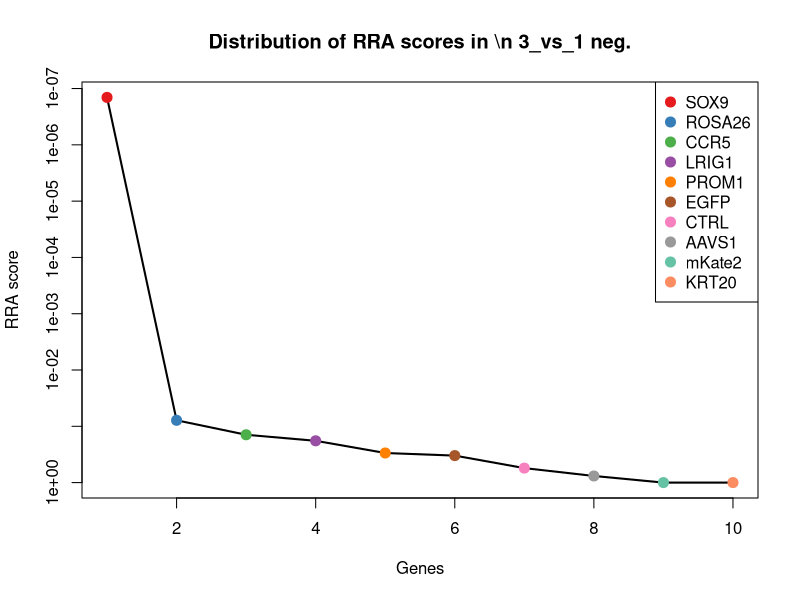
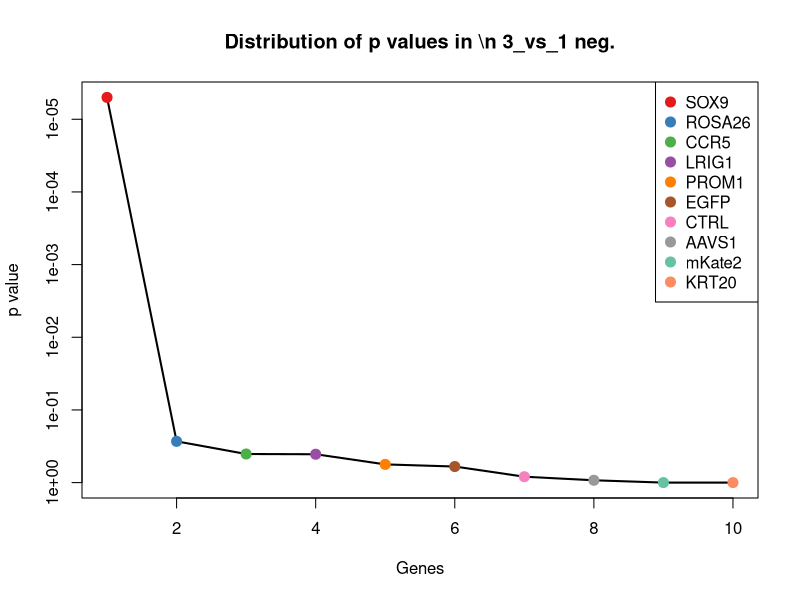
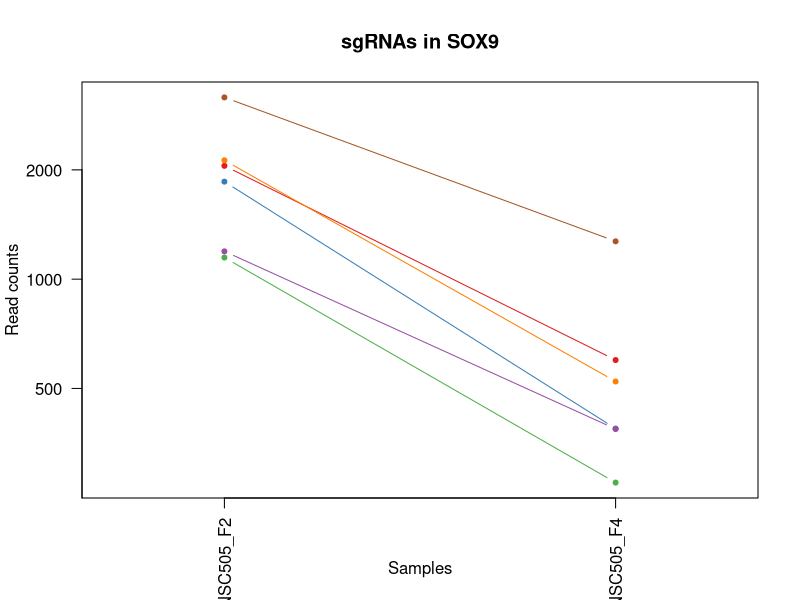
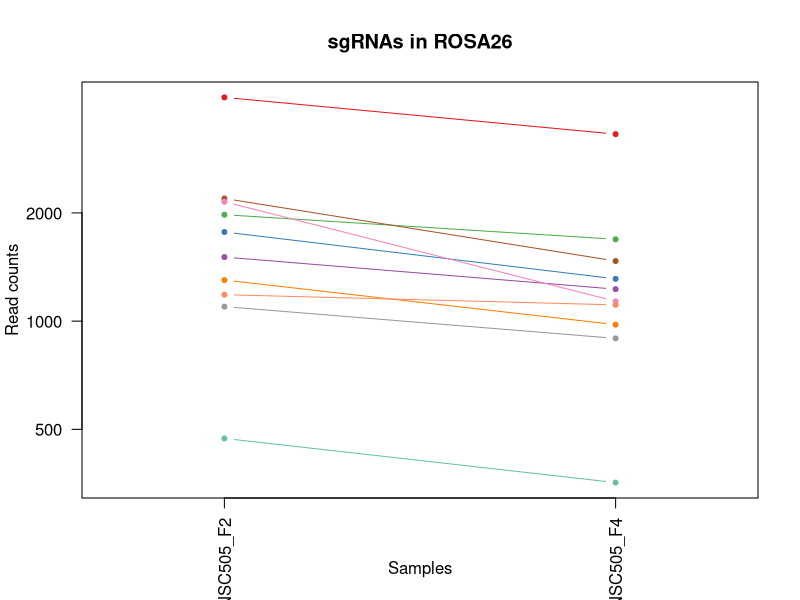
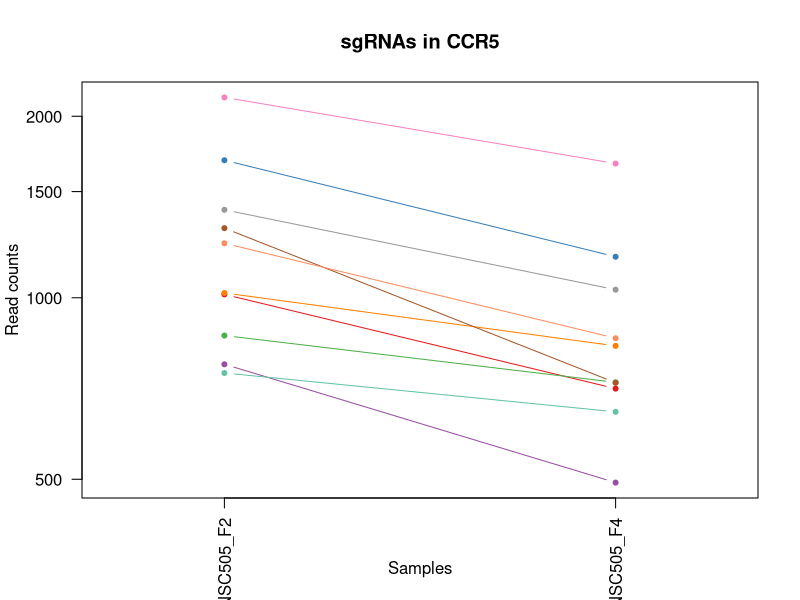
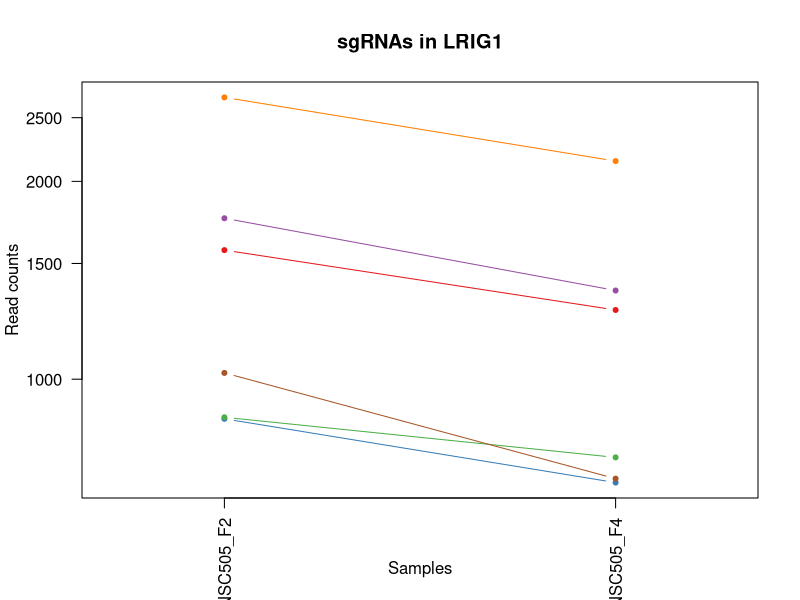
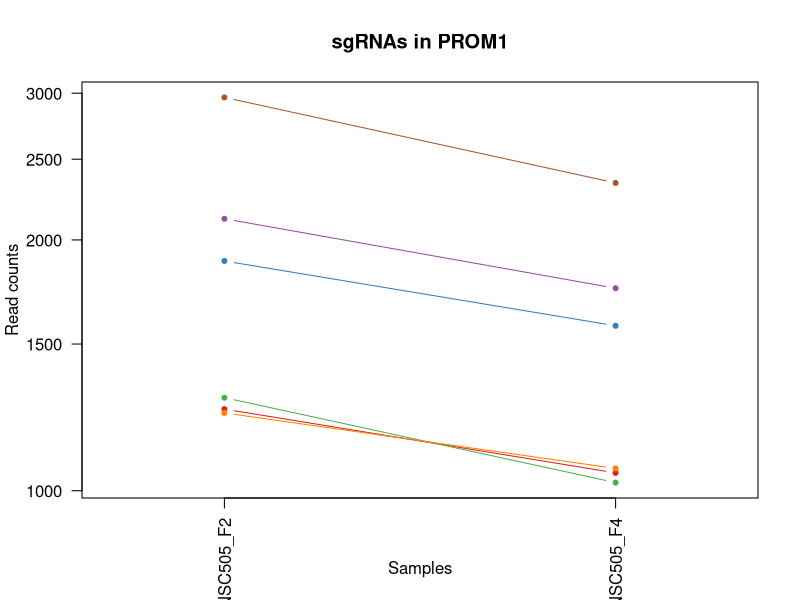
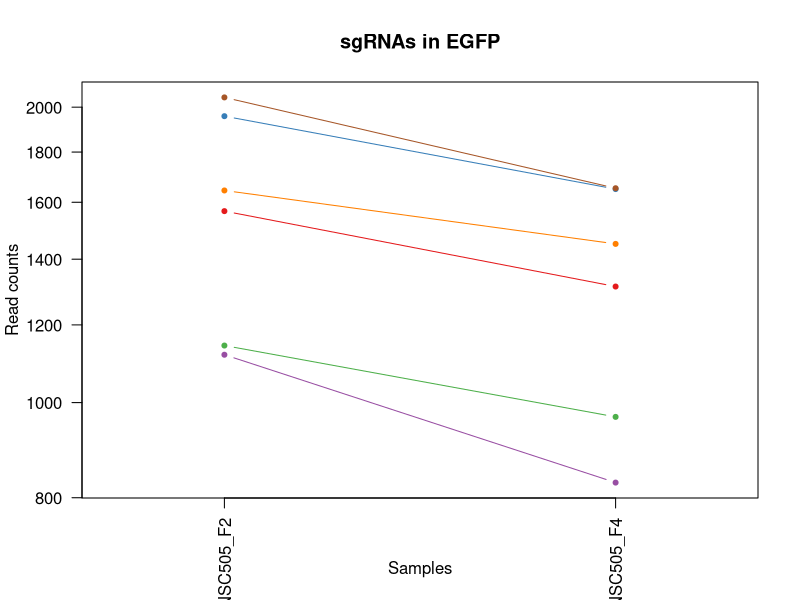

Write R code to recreate these figures, in order. (Note: this script raises an error after producing the figures.)
pdf(file='S5A_c1_t3.pdf',width=4.5,height=4.5);
gstable=read.table('S5A_c1_t3.gene_summary.txt',header=T)
# 
#
# parameters
# Do not modify the variables beginning with "__"

# gstablename='__GENE_SUMMARY_FILE__'
startindex=3
# outputfile='__OUTPUT_FILE__'
targetgenelist=c("SOX9","ROSA26","CCR5","LRIG1","PROM1","EGFP","CTRL","AAVS1","mKate2","KRT20")
# samplelabel=sub('.\\w+.\\w+$','',colnames(gstable)[startindex]);
samplelabel='3_vs_1 neg.'


# You need to write some codes in front of this code:
# gstable=read.table(gstablename,header=T)
# pdf(file=outputfile,width=6,height=6)


# set up color using RColorBrewer
#library(RColorBrewer)
#colors <- brewer.pal(length(targetgenelist), "Set1")

colors=c( "#E41A1C", "#377EB8", "#4DAF4A", "#984EA3", "#FF7F00",  "#A65628", "#F781BF",
          "#999999", "#66C2A5", "#FC8D62", "#8DA0CB", "#E78AC3", "#A6D854", "#FFD92F", "#E5C494", "#B3B3B3", 
          "#8DD3C7", "#FFFFB3", "#BEBADA", "#FB8072", "#80B1D3", "#FDB462", "#B3DE69", "#FCCDE5",
          "#D9D9D9", "#BC80BD", "#CCEBC5", "#FFED6F")

######
# function definition

plotrankedvalues<-function(val, tglist, ...){
  
  plot(val,log='y',ylim=c(max(val),min(val)),type='l',lwd=2, ...)
  if(length(tglist)>0){
    for(i in 1:length(tglist)){
      targetgene=tglist[i];
      tx=which(names(val)==targetgene);ty=val[targetgene];
      points(tx,ty,col=colors[(i %% length(colors)) ],cex=2,pch=20)
      # text(tx+50,ty,targetgene,col=colors[i])
    }
    legend('topright',tglist,pch=20,pt.cex = 2,cex=1,col=colors)
  }
}



plotrandvalues<-function(val,targetgenelist, ...){
  # choose the one with the best distance distribution
  
  mindiffvalue=0;
  randval=val;
  for(i in 1:20){
    randval0=sample(val)
    vindex=sort(which(names(randval0) %in% targetgenelist))
    if(max(vindex)>0.9*length(val)){
      # print('pass...')
      next;
    }
    mindiffind=min(diff(vindex));
    if (mindiffind > mindiffvalue){
      mindiffvalue=mindiffind;
      randval=randval0;
      # print(paste('Diff: ',mindiffvalue))
    }
  }
  plot(randval,log='y',ylim=c(max(randval),min(randval)),pch=20,col='grey', ...)
  
  if(length(targetgenelist)>0){
    for(i in 1:length(targetgenelist)){
      targetgene=targetgenelist[i];
      tx=which(names(randval)==targetgene);ty=randval[targetgene];
      points(tx,ty,col=colors[(i %% length(colors)) ],cex=2,pch=20)
      text(tx+50,ty,targetgene,col=colors[i])
    }
  }
  
}




# set.seed(1235)



pvec=gstable[,startindex]
names(pvec)=gstable[,'id']
pvec=sort(pvec);

plotrankedvalues(pvec,targetgenelist,xlab='Genes',ylab='RRA score',main=paste('Distribution of RRA scores in \\n',samplelabel))

# plotrandvalues(pvec,targetgenelist,xlab='Genes',ylab='RRA score',main=paste('Distribution of RRA scores in \\n',samplelabel))


pvec=gstable[,startindex+1]
names(pvec)=gstable[,'id']
pvec=sort(pvec);

plotrankedvalues(pvec,targetgenelist,xlab='Genes',ylab='p value',main=paste('Distribution of p values in \\n',samplelabel))

# plotrandvalues(pvec,targetgenelist,xlab='Genes',ylab='p value',main=paste('Distribution of p values in \\n',samplelabel))



# you need to write after this code:
# dev.off()






# parameters
# Do not modify the variables beginning with "__"
targetmat=list(c(2050.982001424254,597.6341879494173),c(1854.9805207211589,386.64147284899576),c(1145.9990881300587,274.18342672948177),c(1191.9515883905929,385.57044383833374),c(2124.1308793900025,521.5911281924126),c(3166.0334873380343,1270.2404066451772))
targetgene="SOX9"
collabel=c("S34_MNSC505_F2","S36_MNSC505_F4")

# set up color using RColorBrewer
#library(RColorBrewer)
#colors <- brewer.pal(length(targetgenelist), "Set1")

colors=c( "#E41A1C", "#377EB8", "#4DAF4A", "#984EA3", "#FF7F00",  "#A65628", "#F781BF",
          "#999999", "#66C2A5", "#FC8D62", "#8DA0CB", "#E78AC3", "#A6D854", "#FFD92F", "#E5C494", "#B3B3B3", 
          "#8DD3C7", "#FFFFB3", "#BEBADA", "#FB8072", "#80B1D3", "#FDB462", "#B3DE69", "#FCCDE5",
          "#D9D9D9", "#BC80BD", "#CCEBC5", "#FFED6F")


## code

targetmatvec=unlist(targetmat)+1
yrange=range(targetmatvec[targetmatvec>0]);
# yrange[1]=1; # set the minimum value to 1
for(i in 1:length(targetmat)){
  vali=targetmat[[i]]+1;
  if(i==1){
    plot(1:length(vali),vali,type='b',las=1,pch=20,main=paste('sgRNAs in',targetgene),ylab='Read counts',xlab='Samples',xlim=c(0.7,length(vali)+0.3),ylim = yrange,col=colors[(i %% length(colors))],xaxt='n',log='y')
    axis(1,at=1:length(vali),labels=(collabel),las=2)
    # lines(0:100,rep(1,101),col='black');
  }else{
    lines(1:length(vali),vali,type='b',pch=20,col=colors[(i %% length(colors))])
  }
}




# parameters
# Do not modify the variables beginning with "__"
targetmat=list(c(4190.117778858513,3311.6217009670218),c(1768.7023569666862,1309.8684800396727),c(1975.9575112029736,1687.9417208033722),c(1506.1166411922047,1226.3282172080337),c(1299.7992930836836,976.7784577237788),c(2192.590726716921,1468.3807736176543),c(2147.5760325841525,1134.2197222910984),c(1096.2953633584605,894.3092239028018),c(470.77867613853476,354.51060252913464),c(1183.5113332406988,1108.5150260352095))
targetgene="ROSA26"
collabel=c("S34_MNSC505_F2","S36_MNSC505_F4")

# set up color using RColorBrewer
#library(RColorBrewer)
#colors <- brewer.pal(length(targetgenelist), "Set1")

colors=c( "#E41A1C", "#377EB8", "#4DAF4A", "#984EA3", "#FF7F00",  "#A65628", "#F781BF",
          "#999999", "#66C2A5", "#FC8D62", "#8DA0CB", "#E78AC3", "#A6D854", "#FFD92F", "#E5C494", "#B3B3B3", 
          "#8DD3C7", "#FFFFB3", "#BEBADA", "#FB8072", "#80B1D3", "#FDB462", "#B3DE69", "#FCCDE5",
          "#D9D9D9", "#BC80BD", "#CCEBC5", "#FFED6F")


## code

targetmatvec=unlist(targetmat)+1
yrange=range(targetmatvec[targetmatvec>0]);
# yrange[1]=1; # set the minimum value to 1
for(i in 1:length(targetmat)){
  vali=targetmat[[i]]+1;
  if(i==1){
    plot(1:length(vali),vali,type='b',las=1,pch=20,main=paste('sgRNAs in',targetgene),ylab='Read counts',xlab='Samples',xlim=c(0.7,length(vali)+0.3),ylim = yrange,col=colors[(i %% length(colors))],xaxt='n',log='y')
    axis(1,at=1:length(vali),labels=(collabel),las=2)
    # lines(0:100,rep(1,101),col='black');
  }else{
    lines(1:length(vali),vali,type='b',pch=20,col=colors[(i %% length(colors))])
  }
}




# parameters
# Do not modify the variables beginning with "__"
targetmat=list(c(1011.89281185952,705.8081180262832),c(1689.926642234342,1168.4926506322836),c(864.6572498002571,722.9445821968758),c(774.6278615347205,492.67334490453754),c(1017.5196486261159,831.1185122737417),c(1303.5505175947476,721.8735531862137),c(2148.5138387119187,1668.6631986114555),c(1398.2689364991143,1030.3299082568808),c(749.3070960850383,645.830493429209),c(1230.4016396289992,855.7521795189684))
targetgene="CCR5"
collabel=c("S34_MNSC505_F2","S36_MNSC505_F4")

# set up color using RColorBrewer
#library(RColorBrewer)
#colors <- brewer.pal(length(targetgenelist), "Set1")

colors=c( "#E41A1C", "#377EB8", "#4DAF4A", "#984EA3", "#FF7F00",  "#A65628", "#F781BF",
          "#999999", "#66C2A5", "#FC8D62", "#8DA0CB", "#E78AC3", "#A6D854", "#FFD92F", "#E5C494", "#B3B3B3", 
          "#8DD3C7", "#FFFFB3", "#BEBADA", "#FB8072", "#80B1D3", "#FDB462", "#B3DE69", "#FCCDE5",
          "#D9D9D9", "#BC80BD", "#CCEBC5", "#FFED6F")


## code

targetmatvec=unlist(targetmat)+1
yrange=range(targetmatvec[targetmatvec>0]);
# yrange[1]=1; # set the minimum value to 1
for(i in 1:length(targetmat)){
  vali=targetmat[[i]]+1;
  if(i==1){
    plot(1:length(vali),vali,type='b',las=1,pch=20,main=paste('sgRNAs in',targetgene),ylab='Read counts',xlab='Samples',xlim=c(0.7,length(vali)+0.3),ylim = yrange,col=colors[(i %% length(colors))],xaxt='n',log='y')
    axis(1,at=1:length(vali),labels=(collabel),las=2)
    # lines(0:100,rep(1,101),col='black');
  }else{
    lines(1:length(vali),vali,type='b',pch=20,col=colors[(i %% length(colors))])
  }
}




# parameters
# Do not modify the variables beginning with "__"
targetmat=list(c(1570.825264008059,1273.4534936771634),c(869.3462804390871,695.0978279196628),c(874.0353110779171,759.359568559385),c(1756.5108773057282,1363.4199305727745),c(2683.0633315385417,2146.3421373667243),c(1021.2708731371799,704.7370890156211))
targetgene="LRIG1"
collabel=c("S34_MNSC505_F2","S36_MNSC505_F4")

# set up color using RColorBrewer
#library(RColorBrewer)
#colors <- brewer.pal(length(targetgenelist), "Set1")

colors=c( "#E41A1C", "#377EB8", "#4DAF4A", "#984EA3", "#FF7F00",  "#A65628", "#F781BF",
          "#999999", "#66C2A5", "#FC8D62", "#8DA0CB", "#E78AC3", "#A6D854", "#FFD92F", "#E5C494", "#B3B3B3", 
          "#8DD3C7", "#FFFFB3", "#BEBADA", "#FB8072", "#80B1D3", "#FDB462", "#B3DE69", "#FCCDE5",
          "#D9D9D9", "#BC80BD", "#CCEBC5", "#FFED6F")


## code

targetmatvec=unlist(targetmat)+1
yrange=range(targetmatvec[targetmatvec>0]);
# yrange[1]=1; # set the minimum value to 1
for(i in 1:length(targetmat)){
  vali=targetmat[[i]]+1;
  if(i==1){
    plot(1:length(vali),vali,type='b',las=1,pch=20,main=paste('sgRNAs in',targetgene),ylab='Read counts',xlab='Samples',xlim=c(0.7,length(vali)+0.3),ylim = yrange,col=colors[(i %% length(colors))],xaxt='n',log='y')
    axis(1,at=1:length(vali),labels=(collabel),las=2)
    # lines(0:100,rep(1,101),col='black');
  }else{
    lines(1:length(vali),vali,type='b',pch=20,col=colors[(i %% length(colors))])
  }
}




# parameters
# Do not modify the variables beginning with "__"
targetmat=list(c(1251.9711805676172,1049.6084304487974),c(1885.928122937437,1576.5547036945202),c(1292.2968440615555,1021.7616761715844),c(2119.4418487511725,1748.9903744111084),c(1238.8418947788932,1062.4607785767419),c(2964.4051698683434,2340.1983882965533))
targetgene="PROM1"
collabel=c("S34_MNSC505_F2","S36_MNSC505_F4")

# set up color using RColorBrewer
#library(RColorBrewer)
#colors <- brewer.pal(length(targetgenelist), "Set1")

colors=c( "#E41A1C", "#377EB8", "#4DAF4A", "#984EA3", "#FF7F00",  "#A65628", "#F781BF",
          "#999999", "#66C2A5", "#FC8D62", "#8DA0CB", "#E78AC3", "#A6D854", "#FFD92F", "#E5C494", "#B3B3B3", 
          "#8DD3C7", "#FFFFB3", "#BEBADA", "#FB8072", "#80B1D3", "#FDB462", "#B3DE69", "#FCCDE5",
          "#D9D9D9", "#BC80BD", "#CCEBC5", "#FFED6F")


## code

targetmatvec=unlist(targetmat)+1
yrange=range(targetmatvec[targetmatvec>0]);
# yrange[1]=1; # set the minimum value to 1
for(i in 1:length(targetmat)){
  vali=targetmat[[i]]+1;
  if(i==1){
    plot(1:length(vali),vali,type='b',las=1,pch=20,main=paste('sgRNAs in',targetgene),ylab='Read counts',xlab='Samples',xlim=c(0.7,length(vali)+0.3),ylim = yrange,col=colors[(i %% length(colors))],xaxt='n',log='y')
    axis(1,at=1:length(vali),labels=(collabel),las=2)
    # lines(0:100,rep(1,101),col='black');
  }else{
    lines(1:length(vali),vali,type='b',pch=20,col=colors[(i %% length(colors))])
  }
}




# parameters
# Do not modify the variables beginning with "__"
targetmat=list(c(1566.136233369229,1312.0105380609966),c(1957.2013886476534,1649.3846764195387),c(1142.2478636189946,966.0681676171585),c(1117.8649042970785,827.9054252417554),c(1643.9741419738075,1450.1732804363996),c(2045.355164657658,1652.5977634515248))
targetgene="EGFP"
collabel=c("S34_MNSC505_F2","S36_MNSC505_F4")

# set up color using RColorBrewer
#library(RColorBrewer)
#colors <- brewer.pal(length(targetgenelist), "Set1")

colors=c( "#E41A1C", "#377EB8", "#4DAF4A", "#984EA3", "#FF7F00",  "#A65628", "#F781BF",
          "#999999", "#66C2A5", "#FC8D62", "#8DA0CB", "#E78AC3", "#A6D854", "#FFD92F", "#E5C494", "#B3B3B3", 
          "#8DD3C7", "#FFFFB3", "#BEBADA", "#FB8072", "#80B1D3", "#FDB462", "#B3DE69", "#FCCDE5",
          "#D9D9D9", "#BC80BD", "#CCEBC5", "#FFED6F")


## code

targetmatvec=unlist(targetmat)+1
yrange=range(targetmatvec[targetmatvec>0]);
# yrange[1]=1; # set the minimum value to 1
for(i in 1:length(targetmat)){
  vali=targetmat[[i]]+1;
  if(i==1){
    plot(1:length(vali),vali,type='b',las=1,pch=20,main=paste('sgRNAs in',targetgene),ylab='Read counts',xlab='Samples',xlim=c(0.7,length(vali)+0.3),ylim = yrange,col=colors[(i %% length(colors))],xaxt='n',log='y')
    axis(1,at=1:length(vali),labels=(collabel),las=2)
    # lines(0:100,rep(1,101),col='black');
  }else{
    lines(1:length(vali),vali,type='b',pch=20,col=colors[(i %% length(colors))])
  }
}




# parameters
# Do not modify the variables beginning with "__"
targetmat=list(c(1156.3149555354848,948.9317034465658),c(1136.6210268523987,820.4082221671213),c(3573.041346788481,2928.1933151500125),c(636.7703607531178,478.74996776593105),c(1208.8320986903811,958.5709645425242),c(2268.5530230659674,1700.7940689313166),c(1333.56031368326,1064.602836598066),c(1268.8516908674053,1049.6084304487974),c(1126.3051594469725,932.8662682866352),c(1743.3815915170042,1623.6799801636498))
targetgene="CTRL"
collabel=c("S34_MNSC505_F2","S36_MNSC505_F4")

# set up color using RColorBrewer
#library(RColorBrewer)
#colors <- brewer.pal(length(targetgenelist), "Set1")

colors=c( "#E41A1C", "#377EB8", "#4DAF4A", "#984EA3", "#FF7F00",  "#A65628", "#F781BF",
          "#999999", "#66C2A5", "#FC8D62", "#8DA0CB", "#E78AC3", "#A6D854", "#FFD92F", "#E5C494", "#B3B3B3", 
          "#8DD3C7", "#FFFFB3", "#BEBADA", "#FB8072", "#80B1D3", "#FDB462", "#B3DE69", "#FCCDE5",
          "#D9D9D9", "#BC80BD", "#CCEBC5", "#FFED6F")


## code

targetmatvec=unlist(targetmat)+1
yrange=range(targetmatvec[targetmatvec>0]);
# yrange[1]=1; # set the minimum value to 1
for(i in 1:length(targetmat)){
  vali=targetmat[[i]]+1;
  if(i==1){
    plot(1:length(vali),vali,type='b',las=1,pch=20,main=paste('sgRNAs in',targetgene),ylab='Read counts',xlab='Samples',xlim=c(0.7,length(vali)+0.3),ylim = yrange,col=colors[(i %% length(colors))],xaxt='n',log='y')
    axis(1,at=1:length(vali),labels=(collabel),las=2)
    # lines(0:100,rep(1,101),col='black');
  }else{
    lines(1:length(vali),vali,type='b',pch=20,col=colors[(i %% length(colors))])
  }
}




# parameters
# Do not modify the variables beginning with "__"
targetmat=list(c(1554.882559836037,1308.7974510290105),c(1358.881079132942,1112.7991420778576),c(1174.1332719630389,810.7689610711628),c(720.2351061242922,534.443476320357),c(1234.1528641400632,901.8064269774361),c(491.41041094938686,408.06205306223654),c(965.0025054712196,679.0323927597321),c(1881.239092298607,1330.2180312422513),c(539.2385234654531,453.04527151004214),c(638.6459730086498,507.66775105380606))
targetgene="AAVS1"
collabel=c("S34_MNSC505_F2","S36_MNSC505_F4")

# set up color using RColorBrewer
#library(RColorBrewer)
#colors <- brewer.pal(length(targetgenelist), "Set1")

colors=c( "#E41A1C", "#377EB8", "#4DAF4A", "#984EA3", "#FF7F00",  "#A65628", "#F781BF",
          "#999999", "#66C2A5", "#FC8D62", "#8DA0CB", "#E78AC3", "#A6D854", "#FFD92F", "#E5C494", "#B3B3B3", 
          "#8DD3C7", "#FFFFB3", "#BEBADA", "#FB8072", "#80B1D3", "#FDB462", "#B3DE69", "#FCCDE5",
          "#D9D9D9", "#BC80BD", "#CCEBC5", "#FFED6F")


## code

targetmatvec=unlist(targetmat)+1
yrange=range(targetmatvec[targetmatvec>0]);
# yrange[1]=1; # set the minimum value to 1
for(i in 1:length(targetmat)){
  vali=targetmat[[i]]+1;
  if(i==1){
    plot(1:length(vali),vali,type='b',las=1,pch=20,main=paste('sgRNAs in',targetgene),ylab='Read counts',xlab='Samples',xlim=c(0.7,length(vali)+0.3),ylim = yrange,col=colors[(i %% length(colors))],xaxt='n',log='y')
    axis(1,at=1:length(vali),labels=(collabel),las=2)
    # lines(0:100,rep(1,101),col='black');
  }else{
    lines(1:length(vali),vali,type='b',pch=20,col=colors[(i %% length(colors))])
  }
}




# parameters
# Do not modify the variables beginning with "__"
targetmat=list(c(751.1827083405703,2726.839861145549),c(843.0877088616389,3180.956161666253),c(824.3315863063189,3046.0065063228367),c(834.6474537117449,1748.9903744111084),c(715.5460754854622,2603.671524919415),c(1268.8516908674053,4444.770394247458))
targetgene="mKate2"
collabel=c("S34_MNSC505_F2","S36_MNSC505_F4")

# set up color using RColorBrewer
#library(RColorBrewer)
#colors <- brewer.pal(length(targetgenelist), "Set1")

colors=c( "#E41A1C", "#377EB8", "#4DAF4A", "#984EA3", "#FF7F00",  "#A65628", "#F781BF",
          "#999999", "#66C2A5", "#FC8D62", "#8DA0CB", "#E78AC3", "#A6D854", "#FFD92F", "#E5C494", "#B3B3B3", 
          "#8DD3C7", "#FFFFB3", "#BEBADA", "#FB8072", "#80B1D3", "#FDB462", "#B3DE69", "#FCCDE5",
          "#D9D9D9", "#BC80BD", "#CCEBC5", "#FFED6F")


## code

targetmatvec=unlist(targetmat)+1
yrange=range(targetmatvec[targetmatvec>0]);
# yrange[1]=1; # set the minimum value to 1
for(i in 1:length(targetmat)){
  vali=targetmat[[i]]+1;
  if(i==1){
    plot(1:length(vali),vali,type='b',las=1,pch=20,main=paste('sgRNAs in',targetgene),ylab='Read counts',xlab='Samples',xlim=c(0.7,length(vali)+0.3),ylim = yrange,col=colors[(i %% length(colors))],xaxt='n',log='y')
    axis(1,at=1:length(vali),labels=(collabel),las=2)
    # lines(0:100,rep(1,101),col='black');
  }else{
    lines(1:length(vali),vali,type='b',pch=20,col=colors[(i %% length(colors))])
  }
}




# parameters
# Do not modify the variables beginning with "__"
targetmat=list(c(901.2316887831313,2932.4774311926603),c(1230.4016396289992,4213.428127944458),c(1170.3820474519748,3566.526605504587),c(556.1190337652413,1735.0669972725018),c(1599.8972539688054,5444.04046119514),c(725.8619428908883,2438.733057277461))
targetgene="KRT20"
collabel=c("S34_MNSC505_F2","S36_MNSC505_F4")

# set up color using RColorBrewer
#library(RColorBrewer)
#colors <- brewer.pal(length(targetgenelist), "Set1")

colors=c( "#E41A1C", "#377EB8", "#4DAF4A", "#984EA3", "#FF7F00",  "#A65628", "#F781BF",
          "#999999", "#66C2A5", "#FC8D62", "#8DA0CB", "#E78AC3", "#A6D854", "#FFD92F", "#E5C494", "#B3B3B3", 
          "#8DD3C7", "#FFFFB3", "#BEBADA", "#FB8072", "#80B1D3", "#FDB462", "#B3DE69", "#FCCDE5",
          "#D9D9D9", "#BC80BD", "#CCEBC5", "#FFED6F")


## code

targetmatvec=unlist(targetmat)+1
yrange=range(targetmatvec[targetmatvec>0]);
# yrange[1]=1; # set the minimum value to 1
for(i in 1:length(targetmat)){
  vali=targetmat[[i]]+1;
  if(i==1){
    plot(1:length(vali),vali,type='b',las=1,pch=20,main=paste('sgRNAs in',targetgene),ylab='Read counts',xlab='Samples',xlim=c(0.7,length(vali)+0.3),ylim = yrange,col=colors[(i %% length(colors))],xaxt='n',log='y')
    axis(1,at=1:length(vali),labels=(collabel),las=2)
    # lines(0:100,rep(1,101),col='black');
  }else{
    lines(1:length(vali),vali,type='b',pch=20,col=colors[(i %% length(colors))])
  }
}



# 
#
# parameters
# Do not modify the variables beginning with "__"

# gstablename='__GENE_SUMMARY_FILE__'
startindex=9
# outputfile='__OUTPUT_FILE__'
targetgenelist=c("mKate2","KRT20","LRIG1","AAVS1","ROSA26","CCR5","EGFP","PROM1","CTRL","SOX9")
# samplelabel=sub('.\\w+.\\w+$','',colnames(gstable)[startindex]);
samplelabel='3_vs_1 pos.'


# You need to write some codes in front of this code:
# gstable=read.table(gstablename,header=T)
# pdf(file=outputfile,width=6,height=6)


# set up color using RColorBrewer
#library(RColorBrewer)
#colors <- brewer.pal(length(targetgenelist), "Set1")

colors=c( "#E41A1C", "#377EB8", "#4DAF4A", "#984EA3", "#FF7F00",  "#A65628", "#F781BF",
          "#999999", "#66C2A5", "#FC8D62", "#8DA0CB", "#E78AC3", "#A6D854", "#FFD92F", "#E5C494", "#B3B3B3", 
          "#8DD3C7", "#FFFFB3", "#BEBADA", "#FB8072", "#80B1D3", "#FDB462", "#B3DE69", "#FCCDE5",
          "#D9D9D9", "#BC80BD", "#CCEBC5", "#FFED6F")

######
# function definition

plotrankedvalues<-function(val, tglist, ...){
  
  plot(val,log='y',ylim=c(max(val),min(val)),type='l',lwd=2, ...)
  if(length(tglist)>0){
    for(i in 1:length(tglist)){
      targetgene=tglist[i];
      tx=which(names(val)==targetgene);ty=val[targetgene];
      points(tx,ty,col=colors[(i %% length(colors)) ],cex=2,pch=20)
      # text(tx+50,ty,targetgene,col=colors[i])
    }
    legend('topright',tglist,pch=20,pt.cex = 2,cex=1,col=colors)
  }
}



plotrandvalues<-function(val,targetgenelist, ...){
  # choose the one with the best distance distribution
  
  mindiffvalue=0;
  randval=val;
  for(i in 1:20){
    randval0=sample(val)
    vindex=sort(which(names(randval0) %in% targetgenelist))
    if(max(vindex)>0.9*length(val)){
      # print('pass...')
      next;
    }
    mindiffind=min(diff(vindex));
    if (mindiffind > mindiffvalue){
      mindiffvalue=mindiffind;
      randval=randval0;
      # print(paste('Diff: ',mindiffvalue))
    }
  }
  plot(randval,log='y',ylim=c(max(randval),min(randval)),pch=20,col='grey', ...)
  
  if(length(targetgenelist)>0){
    for(i in 1:length(targetgenelist)){
      targetgene=targetgenelist[i];
      tx=which(names(randval)==targetgene);ty=randval[targetgene];
      points(tx,ty,col=colors[(i %% length(colors)) ],cex=2,pch=20)
      text(tx+50,ty,targetgene,col=colors[i])
    }
  }
  
}




# set.seed(1235)



pvec=gstable[,startindex]
names(pvec)=gstable[,'id']
pvec=sort(pvec);

plotrankedvalues(pvec,targetgenelist,xlab='Genes',ylab='RRA score',main=paste('Distribution of RRA scores in \\n',samplelabel))

# plotrandvalues(pvec,targetgenelist,xlab='Genes',ylab='RRA score',main=paste('Distribution of RRA scores in \\n',samplelabel))


pvec=gstable[,startindex+1]
names(pvec)=gstable[,'id']
pvec=sort(pvec);

plotrankedvalues(pvec,targetgenelist,xlab='Genes',ylab='p value',main=paste('Distribution of p values in \\n',samplelabel))

# plotrandvalues(pvec,targetgenelist,xlab='Genes',ylab='p value',main=paste('Distribution of p values in \\n',samplelabel))



# you need to write after this code:
# dev.off()






# parameters
# Do not modify the variables beginning with "__"
targetmat=list(c(751.1827083405703,2726.839861145549),c(843.0877088616389,3180.956161666253),c(824.3315863063189,3046.0065063228367),c(834.6474537117449,1748.9903744111084),c(715.5460754854622,2603.671524919415),c(1268.8516908674053,4444.770394247458))
targetgene="mKate2"
collabel=c("S34_MNSC505_F2","S36_MNSC505_F4")

# set up color using RColorBrewer
#library(RColorBrewer)
#colors <- brewer.pal(length(targetgenelist), "Set1")

colors=c( "#E41A1C", "#377EB8", "#4DAF4A", "#984EA3", "#FF7F00",  "#A65628", "#F781BF",
          "#999999", "#66C2A5", "#FC8D62", "#8DA0CB", "#E78AC3", "#A6D854", "#FFD92F", "#E5C494", "#B3B3B3", 
          "#8DD3C7", "#FFFFB3", "#BEBADA", "#FB8072", "#80B1D3", "#FDB462", "#B3DE69", "#FCCDE5",
          "#D9D9D9", "#BC80BD", "#CCEBC5", "#FFED6F")


## code

targetmatvec=unlist(targetmat)+1
yrange=range(targetmatvec[targetmatvec>0]);
# yrange[1]=1; # set the minimum value to 1
for(i in 1:length(targetmat)){
  vali=targetmat[[i]]+1;
  if(i==1){
    plot(1:length(vali),vali,type='b',las=1,pch=20,main=paste('sgRNAs in',targetgene),ylab='Read counts',xlab='Samples',xlim=c(0.7,length(vali)+0.3),ylim = yrange,col=colors[(i %% length(colors))],xaxt='n',log='y')
    axis(1,at=1:length(vali),labels=(collabel),las=2)
    # lines(0:100,rep(1,101),col='black');
  }else{
    lines(1:length(vali),vali,type='b',pch=20,col=colors[(i %% length(colors))])
  }
}




# parameters
# Do not modify the variables beginning with "__"
targetmat=list(c(901.2316887831313,2932.4774311926603),c(1230.4016396289992,4213.428127944458),c(1170.3820474519748,3566.526605504587),c(556.1190337652413,1735.0669972725018),c(1599.8972539688054,5444.04046119514),c(725.8619428908883,2438.733057277461))
targetgene="KRT20"
collabel=c("S34_MNSC505_F2","S36_MNSC505_F4")

# set up color using RColorBrewer
#library(RColorBrewer)
#colors <- brewer.pal(length(targetgenelist), "Set1")

colors=c( "#E41A1C", "#377EB8", "#4DAF4A", "#984EA3", "#FF7F00",  "#A65628", "#F781BF",
          "#999999", "#66C2A5", "#FC8D62", "#8DA0CB", "#E78AC3", "#A6D854", "#FFD92F", "#E5C494", "#B3B3B3", 
          "#8DD3C7", "#FFFFB3", "#BEBADA", "#FB8072", "#80B1D3", "#FDB462", "#B3DE69", "#FCCDE5",
          "#D9D9D9", "#BC80BD", "#CCEBC5", "#FFED6F")


## code

targetmatvec=unlist(targetmat)+1
yrange=range(targetmatvec[targetmatvec>0]);
# yrange[1]=1; # set the minimum value to 1
for(i in 1:length(targetmat)){
  vali=targetmat[[i]]+1;
  if(i==1){
    plot(1:length(vali),vali,type='b',las=1,pch=20,main=paste('sgRNAs in',targetgene),ylab='Read counts',xlab='Samples',xlim=c(0.7,length(vali)+0.3),ylim = yrange,col=colors[(i %% length(colors))],xaxt='n',log='y')
    axis(1,at=1:length(vali),labels=(collabel),las=2)
    # lines(0:100,rep(1,101),col='black');
  }else{
    lines(1:length(vali),vali,type='b',pch=20,col=colors[(i %% length(colors))])
  }
}




# parameters
# Do not modify the variables beginning with "__"
targetmat=list(c(1570.825264008059,1273.4534936771634),c(869.3462804390871,695.0978279196628),c(874.0353110779171,759.359568559385),c(1756.5108773057282,1363.4199305727745),c(2683.0633315385417,2146.3421373667243),c(1021.2708731371799,704.7370890156211))
targetgene="LRIG1"
collabel=c("S34_MNSC505_F2","S36_MNSC505_F4")

# set up color using RColorBrewer
#library(RColorBrewer)
#colors <- brewer.pal(length(targetgenelist), "Set1")

colors=c( "#E41A1C", "#377EB8", "#4DAF4A", "#984EA3", "#FF7F00",  "#A65628", "#F781BF",
          "#999999", "#66C2A5", "#FC8D62", "#8DA0CB", "#E78AC3", "#A6D854", "#FFD92F", "#E5C494", "#B3B3B3", 
          "#8DD3C7", "#FFFFB3", "#BEBADA", "#FB8072", "#80B1D3", "#FDB462", "#B3DE69", "#FCCDE5",
          "#D9D9D9", "#BC80BD", "#CCEBC5", "#FFED6F")


## code

targetmatvec=unlist(targetmat)+1
yrange=range(targetmatvec[targetmatvec>0]);
# yrange[1]=1; # set the minimum value to 1
for(i in 1:length(targetmat)){
  vali=targetmat[[i]]+1;
  if(i==1){
    plot(1:length(vali),vali,type='b',las=1,pch=20,main=paste('sgRNAs in',targetgene),ylab='Read counts',xlab='Samples',xlim=c(0.7,length(vali)+0.3),ylim = yrange,col=colors[(i %% length(colors))],xaxt='n',log='y')
    axis(1,at=1:length(vali),labels=(collabel),las=2)
    # lines(0:100,rep(1,101),col='black');
  }else{
    lines(1:length(vali),vali,type='b',pch=20,col=colors[(i %% length(colors))])
  }
}




# parameters
# Do not modify the variables beginning with "__"
targetmat=list(c(1554.882559836037,1308.7974510290105),c(1358.881079132942,1112.7991420778576),c(1174.1332719630389,810.7689610711628),c(720.2351061242922,534.443476320357),c(1234.1528641400632,901.8064269774361),c(491.41041094938686,408.06205306223654),c(965.0025054712196,679.0323927597321),c(1881.239092298607,1330.2180312422513),c(539.2385234654531,453.04527151004214),c(638.6459730086498,507.66775105380606))
targetgene="AAVS1"
collabel=c("S34_MNSC505_F2","S36_MNSC505_F4")

# set up color using RColorBrewer
#library(RColorBrewer)
#colors <- brewer.pal(length(targetgenelist), "Set1")

colors=c( "#E41A1C", "#377EB8", "#4DAF4A", "#984EA3", "#FF7F00",  "#A65628", "#F781BF",
          "#999999", "#66C2A5", "#FC8D62", "#8DA0CB", "#E78AC3", "#A6D854", "#FFD92F", "#E5C494", "#B3B3B3", 
          "#8DD3C7", "#FFFFB3", "#BEBADA", "#FB8072", "#80B1D3", "#FDB462", "#B3DE69", "#FCCDE5",
          "#D9D9D9", "#BC80BD", "#CCEBC5", "#FFED6F")


## code

targetmatvec=unlist(targetmat)+1
yrange=range(targetmatvec[targetmatvec>0]);
# yrange[1]=1; # set the minimum value to 1
for(i in 1:length(targetmat)){
  vali=targetmat[[i]]+1;
  if(i==1){
    plot(1:length(vali),vali,type='b',las=1,pch=20,main=paste('sgRNAs in',targetgene),ylab='Read counts',xlab='Samples',xlim=c(0.7,length(vali)+0.3),ylim = yrange,col=colors[(i %% length(colors))],xaxt='n',log='y')
    axis(1,at=1:length(vali),labels=(collabel),las=2)
    # lines(0:100,rep(1,101),col='black');
  }else{
    lines(1:length(vali),vali,type='b',pch=20,col=colors[(i %% length(colors))])
  }
}




# parameters
# Do not modify the variables beginning with "__"
targetmat=list(c(4190.117778858513,3311.6217009670218),c(1768.7023569666862,1309.8684800396727),c(1975.9575112029736,1687.9417208033722),c(1506.1166411922047,1226.3282172080337),c(1299.7992930836836,976.7784577237788),c(2192.590726716921,1468.3807736176543),c(2147.5760325841525,1134.2197222910984),c(1096.2953633584605,894.3092239028018),c(470.77867613853476,354.51060252913464),c(1183.5113332406988,1108.5150260352095))
targetgene="ROSA26"
collabel=c("S34_MNSC505_F2","S36_MNSC505_F4")

# set up color using RColorBrewer
#library(RColorBrewer)
#colors <- brewer.pal(length(targetgenelist), "Set1")

colors=c( "#E41A1C", "#377EB8", "#4DAF4A", "#984EA3", "#FF7F00",  "#A65628", "#F781BF",
          "#999999", "#66C2A5", "#FC8D62", "#8DA0CB", "#E78AC3", "#A6D854", "#FFD92F", "#E5C494", "#B3B3B3", 
          "#8DD3C7", "#FFFFB3", "#BEBADA", "#FB8072", "#80B1D3", "#FDB462", "#B3DE69", "#FCCDE5",
          "#D9D9D9", "#BC80BD", "#CCEBC5", "#FFED6F")


## code

targetmatvec=unlist(targetmat)+1
yrange=range(targetmatvec[targetmatvec>0]);
# yrange[1]=1; # set the minimum value to 1
for(i in 1:length(targetmat)){
  vali=targetmat[[i]]+1;
  if(i==1){
    plot(1:length(vali),vali,type='b',las=1,pch=20,main=paste('sgRNAs in',targetgene),ylab='Read counts',xlab='Samples',xlim=c(0.7,length(vali)+0.3),ylim = yrange,col=colors[(i %% length(colors))],xaxt='n',log='y')
    axis(1,at=1:length(vali),labels=(collabel),las=2)
    # lines(0:100,rep(1,101),col='black');
  }else{
    lines(1:length(vali),vali,type='b',pch=20,col=colors[(i %% length(colors))])
  }
}




# parameters
# Do not modify the variables beginning with "__"
targetmat=list(c(1011.89281185952,705.8081180262832),c(1689.926642234342,1168.4926506322836),c(864.6572498002571,722.9445821968758),c(774.6278615347205,492.67334490453754),c(1017.5196486261159,831.1185122737417),c(1303.5505175947476,721.8735531862137),c(2148.5138387119187,1668.6631986114555),c(1398.2689364991143,1030.3299082568808),c(749.3070960850383,645.830493429209),c(1230.4016396289992,855.7521795189684))
targetgene="CCR5"
collabel=c("S34_MNSC505_F2","S36_MNSC505_F4")

# set up color using RColorBrewer
#library(RColorBrewer)
#colors <- brewer.pal(length(targetgenelist), "Set1")

colors=c( "#E41A1C", "#377EB8", "#4DAF4A", "#984EA3", "#FF7F00",  "#A65628", "#F781BF",
          "#999999", "#66C2A5", "#FC8D62", "#8DA0CB", "#E78AC3", "#A6D854", "#FFD92F", "#E5C494", "#B3B3B3", 
          "#8DD3C7", "#FFFFB3", "#BEBADA", "#FB8072", "#80B1D3", "#FDB462", "#B3DE69", "#FCCDE5",
          "#D9D9D9", "#BC80BD", "#CCEBC5", "#FFED6F")


## code

targetmatvec=unlist(targetmat)+1
yrange=range(targetmatvec[targetmatvec>0]);
# yrange[1]=1; # set the minimum value to 1
for(i in 1:length(targetmat)){
  vali=targetmat[[i]]+1;
  if(i==1){
    plot(1:length(vali),vali,type='b',las=1,pch=20,main=paste('sgRNAs in',targetgene),ylab='Read counts',xlab='Samples',xlim=c(0.7,length(vali)+0.3),ylim = yrange,col=colors[(i %% length(colors))],xaxt='n',log='y')
    axis(1,at=1:length(vali),labels=(collabel),las=2)
    # lines(0:100,rep(1,101),col='black');
  }else{
    lines(1:length(vali),vali,type='b',pch=20,col=colors[(i %% length(colors))])
  }
}




# parameters
# Do not modify the variables beginning with "__"
targetmat=list(c(1566.136233369229,1312.0105380609966),c(1957.2013886476534,1649.3846764195387),c(1142.2478636189946,966.0681676171585),c(1117.8649042970785,827.9054252417554),c(1643.9741419738075,1450.1732804363996),c(2045.355164657658,1652.5977634515248))
targetgene="EGFP"
collabel=c("S34_MNSC505_F2","S36_MNSC505_F4")

# set up color using RColorBrewer
#library(RColorBrewer)
#colors <- brewer.pal(length(targetgenelist), "Set1")

colors=c( "#E41A1C", "#377EB8", "#4DAF4A", "#984EA3", "#FF7F00",  "#A65628", "#F781BF",
          "#999999", "#66C2A5", "#FC8D62", "#8DA0CB", "#E78AC3", "#A6D854", "#FFD92F", "#E5C494", "#B3B3B3", 
          "#8DD3C7", "#FFFFB3", "#BEBADA", "#FB8072", "#80B1D3", "#FDB462", "#B3DE69", "#FCCDE5",
          "#D9D9D9", "#BC80BD", "#CCEBC5", "#FFED6F")


## code

targetmatvec=unlist(targetmat)+1
yrange=range(targetmatvec[targetmatvec>0]);
# yrange[1]=1; # set the minimum value to 1
for(i in 1:length(targetmat)){
  vali=targetmat[[i]]+1;
  if(i==1){
    plot(1:length(vali),vali,type='b',las=1,pch=20,main=paste('sgRNAs in',targetgene),ylab='Read counts',xlab='Samples',xlim=c(0.7,length(vali)+0.3),ylim = yrange,col=colors[(i %% length(colors))],xaxt='n',log='y')
    axis(1,at=1:length(vali),labels=(collabel),las=2)
    # lines(0:100,rep(1,101),col='black');
  }else{
    lines(1:length(vali),vali,type='b',pch=20,col=colors[(i %% length(colors))])
  }
}




# parameters
# Do not modify the variables beginning with "__"
targetmat=list(c(1251.9711805676172,1049.6084304487974),c(1885.928122937437,1576.5547036945202),c(1292.2968440615555,1021.7616761715844),c(2119.4418487511725,1748.9903744111084),c(1238.8418947788932,1062.4607785767419),c(2964.4051698683434,2340.1983882965533))
targetgene="PROM1"
collabel=c("S34_MNSC505_F2","S36_MNSC505_F4")

# set up color using RColorBrewer
#library(RColorBrewer)
#colors <- brewer.pal(length(targetgenelist), "Set1")

colors=c( "#E41A1C", "#377EB8", "#4DAF4A", "#984EA3", "#FF7F00",  "#A65628", "#F781BF",
          "#999999", "#66C2A5", "#FC8D62", "#8DA0CB", "#E78AC3", "#A6D854", "#FFD92F", "#E5C494", "#B3B3B3", 
          "#8DD3C7", "#FFFFB3", "#BEBADA", "#FB8072", "#80B1D3", "#FDB462", "#B3DE69", "#FCCDE5",
          "#D9D9D9", "#BC80BD", "#CCEBC5", "#FFED6F")


## code

targetmatvec=unlist(targetmat)+1
yrange=range(targetmatvec[targetmatvec>0]);
# yrange[1]=1; # set the minimum value to 1
for(i in 1:length(targetmat)){
  vali=targetmat[[i]]+1;
  if(i==1){
    plot(1:length(vali),vali,type='b',las=1,pch=20,main=paste('sgRNAs in',targetgene),ylab='Read counts',xlab='Samples',xlim=c(0.7,length(vali)+0.3),ylim = yrange,col=colors[(i %% length(colors))],xaxt='n',log='y')
    axis(1,at=1:length(vali),labels=(collabel),las=2)
    # lines(0:100,rep(1,101),col='black');
  }else{
    lines(1:length(vali),vali,type='b',pch=20,col=colors[(i %% length(colors))])
  }
}




# parameters
# Do not modify the variables beginning with "__"
targetmat=list(c(1156.3149555354848,948.9317034465658),c(1136.6210268523987,820.4082221671213),c(3573.041346788481,2928.1933151500125),c(636.7703607531178,478.74996776593105),c(1208.8320986903811,958.5709645425242),c(2268.5530230659674,1700.7940689313166),c(1333.56031368326,1064.602836598066),c(1268.8516908674053,1049.6084304487974),c(1126.3051594469725,932.8662682866352),c(1743.3815915170042,1623.6799801636498))
targetgene="CTRL"
collabel=c("S34_MNSC505_F2","S36_MNSC505_F4")

# set up color using RColorBrewer
#library(RColorBrewer)
#colors <- brewer.pal(length(targetgenelist), "Set1")

colors=c( "#E41A1C", "#377EB8", "#4DAF4A", "#984EA3", "#FF7F00",  "#A65628", "#F781BF",
          "#999999", "#66C2A5", "#FC8D62", "#8DA0CB", "#E78AC3", "#A6D854", "#FFD92F", "#E5C494", "#B3B3B3", 
          "#8DD3C7", "#FFFFB3", "#BEBADA", "#FB8072", "#80B1D3", "#FDB462", "#B3DE69", "#FCCDE5",
          "#D9D9D9", "#BC80BD", "#CCEBC5", "#FFED6F")


## code

targetmatvec=unlist(targetmat)+1
yrange=range(targetmatvec[targetmatvec>0]);
# yrange[1]=1; # set the minimum value to 1
for(i in 1:length(targetmat)){
  vali=targetmat[[i]]+1;
  if(i==1){
    plot(1:length(vali),vali,type='b',las=1,pch=20,main=paste('sgRNAs in',targetgene),ylab='Read counts',xlab='Samples',xlim=c(0.7,length(vali)+0.3),ylim = yrange,col=colors[(i %% length(colors))],xaxt='n',log='y')
    axis(1,at=1:length(vali),labels=(collabel),las=2)
    # lines(0:100,rep(1,101),col='black');
  }else{
    lines(1:length(vali),vali,type='b',pch=20,col=colors[(i %% length(colors))])
  }
}




# parameters
# Do not modify the variables beginning with "__"
targetmat=list(c(2050.982001424254,597.6341879494173),c(1854.9805207211589,386.64147284899576),c(1145.9990881300587,274.18342672948177),c(1191.9515883905929,385.57044383833374),c(2124.1308793900025,521.5911281924126),c(3166.0334873380343,1270.2404066451772))
targetgene="SOX9"
collabel=c("S34_MNSC505_F2","S36_MNSC505_F4")

# set up color using RColorBrewer
#library(RColorBrewer)
#colors <- brewer.pal(length(targetgenelist), "Set1")

colors=c( "#E41A1C", "#377EB8", "#4DAF4A", "#984EA3", "#FF7F00",  "#A65628", "#F781BF",
          "#999999", "#66C2A5", "#FC8D62", "#8DA0CB", "#E78AC3", "#A6D854", "#FFD92F", "#E5C494", "#B3B3B3", 
          "#8DD3C7", "#FFFFB3", "#BEBADA", "#FB8072", "#80B1D3", "#FDB462", "#B3DE69", "#FCCDE5",
          "#D9D9D9", "#BC80BD", "#CCEBC5", "#FFED6F")


## code

targetmatvec=unlist(targetmat)+1
yrange=range(targetmatvec[targetmatvec>0]);
# yrange[1]=1; # set the minimum value to 1
for(i in 1:length(targetmat)){
  vali=targetmat[[i]]+1;
  if(i==1){
    plot(1:length(vali),vali,type='b',las=1,pch=20,main=paste('sgRNAs in',targetgene),ylab='Read counts',xlab='Samples',xlim=c(0.7,length(vali)+0.3),ylim = yrange,col=colors[(i %% length(colors))],xaxt='n',log='y')
    axis(1,at=1:length(vali),labels=(collabel),las=2)
    # lines(0:100,rep(1,101),col='black');
  }else{
    lines(1:length(vali),vali,type='b',pch=20,col=colors[(i %% length(colors))])
  }
}



dev.off()
Sweave("S5A_c1_t3_summary.Rnw");
library(tools);

texi2dvi("S5A_c1_t3_summary.tex",pdf=TRUE);
